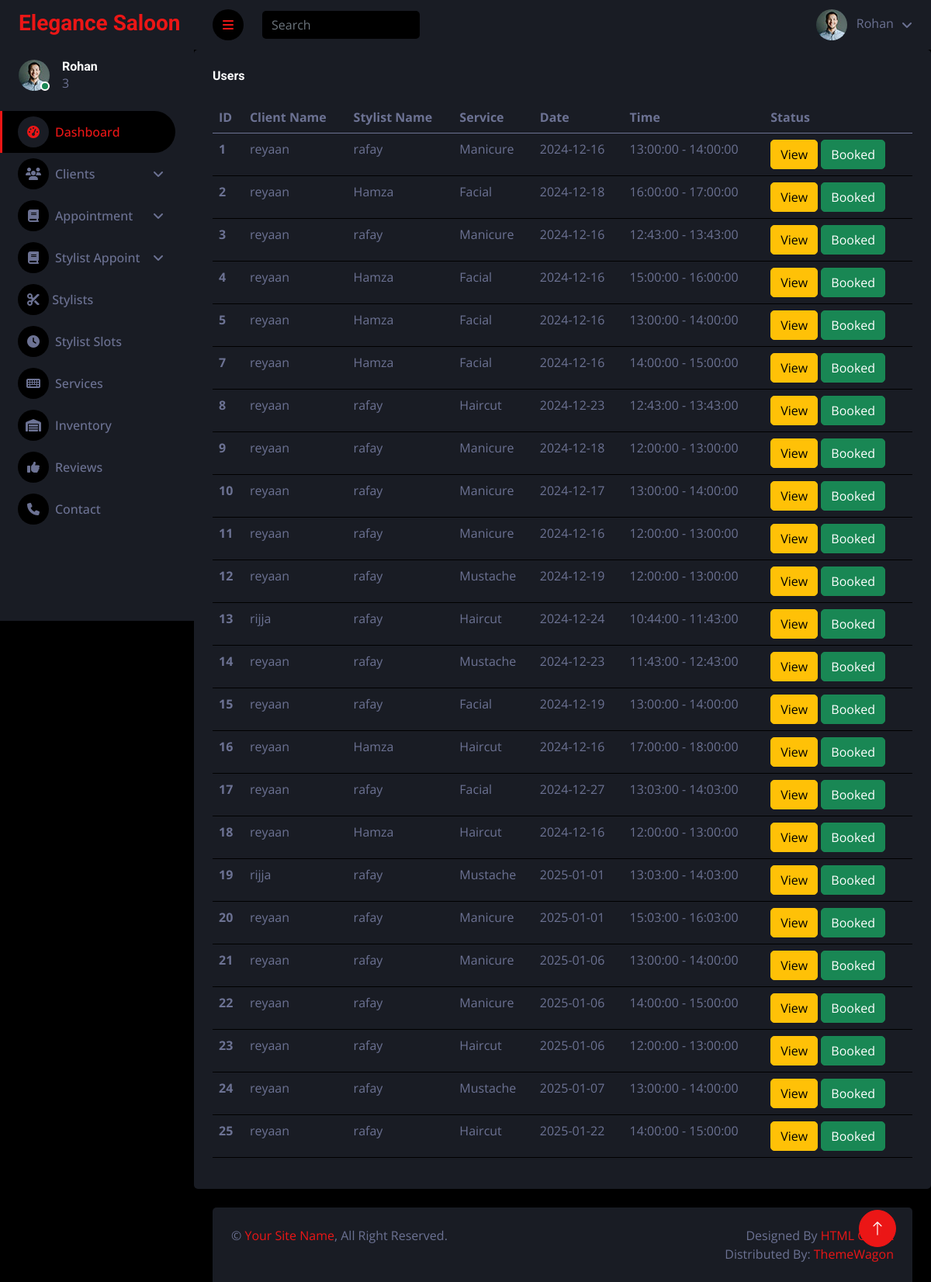
Page /admin/todayappoint.php (signed in) on the committed database.
### tables this page shows
CREATE TABLE `confirmappoint` (
  `id` int(11) NOT NULL,
  `client_id` int(11) DEFAULT NULL,
  `stylist_id` int(11) DEFAULT NULL,
  `service_id` int(11) DEFAULT NULL,
  `time_id` int(11) DEFAULT NULL,
  `status` int(11) DEFAULT 0,
  `price` int(11) DEFAULT 0,
  `totalprice` int(11) DEFAULT 0,
  `created_at` timestamp NOT NULL DEFAULT current_timestamp() ON UPDATE current_timestamp(),
  `updated_at` timestamp NOT NULL DEFAULT current_timestamp() ON UPDATE current_timestamp()
);

CREATE TABLE `users` (
  `id` int(11) NOT NULL,
  `name` varchar(255) NOT NULL,
  `phone` varchar(50) DEFAULT NULL,
  `email` varchar(255) NOT NULL,
  `password` varchar(255) NOT NULL,
  `role` enum('0','1','2','3') NOT NULL,
  `img` text DEFAULT NULL
);

CREATE TABLE `services` (
  `id` int(11) NOT NULL,
  `servicesname` varchar(50) DEFAULT NULL,
  `price` int(11) DEFAULT NULL,
  `image` text DEFAULT NULL
);

CREATE TABLE `stylist_slots` (
  `id` int(11) NOT NULL,
  `stylist_id` int(11) NOT NULL,
  `slot_date` date NOT NULL,
  `start_time` time NOT NULL,
  `end_time` time NOT NULL,
  `status` tinyint(1) DEFAULT 0 COMMENT '0: Available, 1: Booked'
);

### admin/todayappoint.php (the view, shortened to what this page needs)
<?php
include('header.php');
include('../users/config.php');
?>
<div class="col-sm-12 col-xl-12">
    <div class="bg-secondary rounded h-100 p-4">
        <h6 class="mb-4">Users</h6>
        <table class="table table-hover">
            <thead>
                <tr>
                    <th scope="col">ID</th>
                    <th scope="col">Client Name</th>
                    <th scope="col">Stylist Name</th>
                    <th scope="col">Service</th>
                    <th scope="col">Date</th>
                    <th scope="col">Time</th>
                    <th scope="col">Status</th>
                </tr>
            </thead>
            <tbody>
                <?php
                if ($_SESSION['r'] == '3') {
                    $select = "
                        SELECT
                            confirmappoint.*,
                            client_users.name AS client_name,
                            stylist_users.name AS stylist_name,
                            services.servicesname,
                            stylist_slots.slot_date,
                            stylist_slots.start_time,
                            stylist_slots.end_time
                        FROM
                            confirmappoint
                        JOIN
                            users AS client_users ON confirmappoint.client_id = client_users.id
                        JOIN
                            stylists ON confirmappoint.stylist_id = stylists.id
                        JOIN
                            users AS stylist_users ON stylists.user_id = stylist_users.id
                        JOIN
                            services ON confirmappoint.service_id = services.id
                        JOIN
                            stylist_slots ON confirmappoint.time_id = stylist_slots.id;
                    ";
                }
                $stmt = $db->prepare($select);
                $stmt->execute();
                $result = $stmt->get_result();
                while ($row = $result->fetch_assoc()) {
                ?>
                    <tr>
                        <th scope="row"><?php echo htmlspecialchars($row['id']); ?></th>
                        <td><?php echo htmlspecialchars($row['client_name']); ?></td>
                        <td><?php echo htmlspecialchars($row['stylist_name']); ?></td>
                        <td><?php echo htmlspecialchars($row['servicesname']); ?></td>
                        <td><?php echo htmlspecialchars($row['slot_date']); ?></td>
                        <td><?php echo htmlspecialchars($row['start_time']) . ' - ' . htmlspecialchars($row['end_time']); ?></td>
                        <td>
                            <a href="todaytask.php"><button class="btn btn-warning">View</button></a>
                            <button class="btn btn-success" style="cursor: not-allowed;">Booked</button>
                        </td>
                    </tr>
                <?php
                }
                ?>
            </tbody>
        </table>
    </div>
</div>
<?php
include('footer.php');
?>

### admin/css/style.css (style rules this page uses)
:root { --primary: #EB1616; --secondary: #191C24; --light: #6C7293; --dark: #000000; }
.btn { transition: .5s; }

### rows in the picture
confirmappoint: id "1", client.name "reyaan", users.name "rafay", service.servicesname "Manicure", time.slot_date "2024-12-16", time.start_time "13:00:00", time.end_time "14:00:00"
confirmappoint: id "2", client.name "reyaan", users.name "Hamza", service.servicesname "Facial", time.slot_date "2024-12-18", time.start_time "16:00:00", time.end_time "17:00:00"
confirmappoint: id "3", client.name "reyaan", users.name "rafay", service.servicesname "Manicure", time.slot_date "2024-12-16", time.start_time "12:43:00", time.end_time "13:43:00"
confirmappoint: id "4", client.name "reyaan", users.name "Hamza", service.servicesname "Facial", time.slot_date "2024-12-16", time.start_time "15:00:00", time.end_time "16:00:00"
confirmappoint: id "5", client.name "reyaan", users.name "Hamza", service.servicesname "Facial", time.slot_date "2024-12-16", time.start_time "13:00:00", time.end_time "14:00:00"
confirmappoint: id "7", client.name "reyaan", users.name "Hamza", service.servicesname "Facial", time.slot_date "2024-12-16", time.start_time "14:00:00", time.end_time "15:00:00"
confirmappoint: id "8", client.name "reyaan", users.name "rafay", service.servicesname "Haircut", time.slot_date "2024-12-23", time.start_time "12:43:00", time.end_time "13:43:00"
confirmappoint: id "9", client.name "reyaan", users.name "rafay", service.servicesname "Manicure", time.slot_date "2024-12-18", time.start_time "12:00:00", time.end_time "13:00:00"
confirmappoint: id "10", client.name "reyaan", users.name "rafay", service.servicesname "Manicure", time.slot_date "2024-12-17", time.start_time "13:00:00", time.end_time "14:00:00"
confirmappoint: id "11", client.name "reyaan", users.name "rafay", service.servicesname "Manicure", time.slot_date "2024-12-16", time.start_time "12:00:00", time.end_time "13:00:00"
confirmappoint: id "12", client.name "reyaan", users.name "rafay", service.servicesname "Mustache", time.slot_date "2024-12-19", time.start_time "12:00:00", time.end_time "13:00:00"
confirmappoint: id "13", client.name "rijja", users.name "rafay", service.servicesname "Haircut", time.slot_date "2024-12-24", time.start_time "10:44:00", time.end_time "11:43:00"
confirmappoint: id "14", client.name "reyaan", users.name "rafay", service.servicesname "Mustache", time.slot_date "2024-12-23", time.start_time "11:43:00", time.end_time "12:43:00"
confirmappoint: id "15", client.name "reyaan", users.name "rafay", service.servicesname "Facial", time.slot_date "2024-12-19", time.start_time "13:00:00", time.end_time "14:00:00"
confirmappoint: id "16", client.name "reyaan", users.name "Hamza", service.servicesname "Haircut", time.slot_date "2024-12-16", time.start_time "17:00:00", time.end_time "18:00:00"
confirmappoint: id "17", client.name "reyaan", users.name "rafay", service.servicesname "Facial", time.slot_date "2024-12-27", time.start_time "13:03:00", time.end_time "14:03:00"
confirmappoint: id "18", client.name "reyaan", users.name "Hamza", service.servicesname "Haircut", time.slot_date "2024-12-16", time.start_time "12:00:00", time.end_time "13:00:00"
confirmappoint: id "19", client.name "rijja", users.name "rafay", service.servicesname "Mustache", time.slot_date "2025-01-01", time.start_time "13:03:00", time.end_time "14:03:00"
confirmappoint: id "20", client.name "reyaan", users.name "rafay", service.servicesname "Manicure", time.slot_date "2025-01-01", time.start_time "15:03:00", time.end_time "16:03:00"
confirmappoint: id "21", client.name "reyaan", users.name "rafay", service.servicesname "Manicure", time.slot_date "2025-01-06", time.start_time "13:00:00", time.end_time "14:00:00"
confirmappoint: id "22", client.name "reyaan", users.name "rafay", service.servicesname "Manicure", time.slot_date "2025-01-06", time.start_time "14:00:00", time.end_time "15:00:00"
confirmappoint: id "23", client.name "reyaan", users.name "rafay", service.servicesname "Haircut", time.slot_date "2025-01-06", time.start_time "12:00:00", time.end_time "13:00:00"
confirmappoint: id "24", client.name "reyaan", users.name "rafay", service.servicesname "Mustache", time.slot_date "2025-01-07", time.start_time "13:00:00", time.end_time "14:00:00"
confirmappoint: id "25", client.name "reyaan", users.name "rafay", service.servicesname "Haircut", time.slot_date "2025-01-22", time.start_time "14:00:00", time.end_time "15:00:00"

### other values in the picture
$_SESSION['n'] "Rohan"
$_SESSION['r'] "3"
